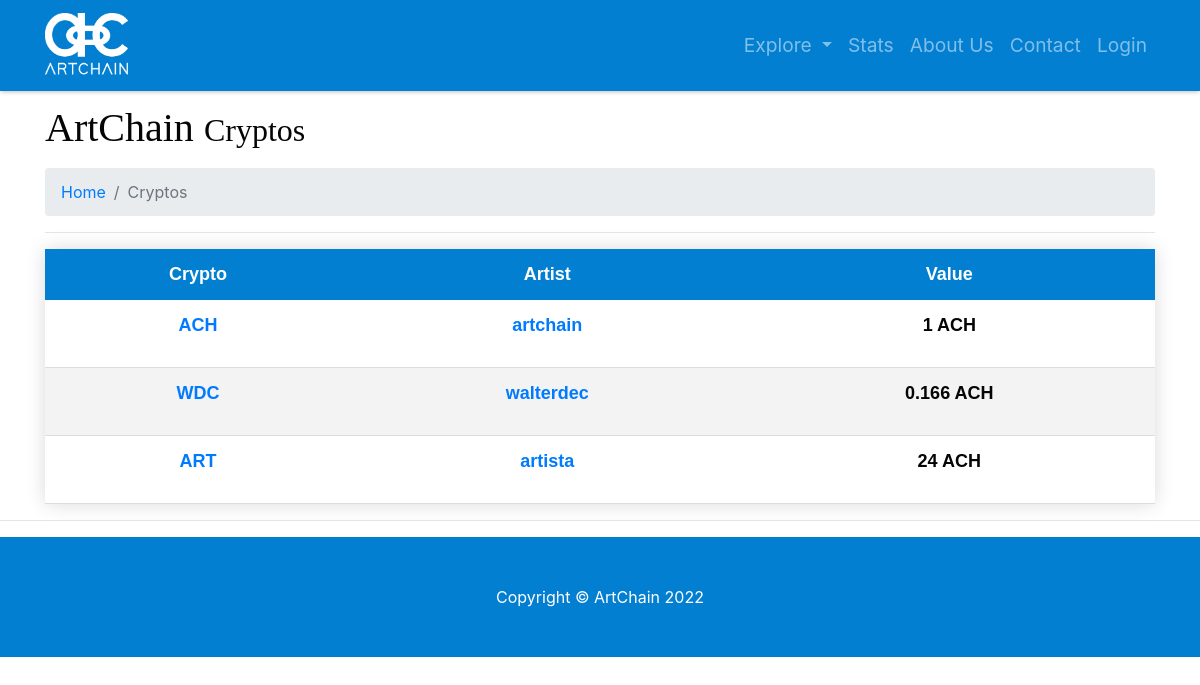
/explore-crypto, run on the app's committed database.
### model.py (models this page shows)
class Crypto(db.Model):
    __tablename__ = 'cryptos'
    id = db.Column(db.Integer, primary_key=True, unique=True)
    user_id = db.Column(db.Integer)
    name = db.Column(db.String(64), unique=True)
    value = db.Column(db.Float)

class User(db.Model):
    __tablename__ = 'users'
    id = db.Column(db.Integer, unique=True, primary_key=True)
    username = db.Column(db.String(64), unique=True, index=True)
    password = db.Column(db.String(64))
    email = db.Column(db.String(64), unique=True)
    role_id = db.Column(db.Integer, db.ForeignKey('roles.id'))
    name = db.Column(db.String(64))
    surname = db.Column(db.String(64))
    category = db.Column(db.String(64), default=False)
    profile_pic_src = db.Column(db.String(64))
    insta = db.Column(db.Integer)
    instaname = db.Column(db.String(64))
    face = db.Column(db.Integer)
    facename = db.Column(db.String(64))
    twitter = db.Column(db.Integer)
    twittername = db.Column(db.String(64))
    yt = db.Column(db.Integer)
    ytname = db.Column(db.String(64))
    tiktok = db.Column(db.Integer)
    tiktokname = db.Column(db.String(64))
    twitch = db.Column(db.Integer)
    twitchname = db.Column(db.String(64))
    applemusic = db.Column(db.Integer)
    applemusicname = db.Column(db.String(64))
    spotify = db.Column(db.Integer)
    spotifyname = db.Column(db.String(64))
    soundcloud = db.Column(db.Integer)
    soundcloudname = db.Column(db.String(64))
    sales = db.Column(db.Integer)
    value = db.Column(db.Integer)

### app.py (the view)
@app.route('/explore-crypto', methods=['GET', 'POST'])
def explore_crypto():
    users_dictionary = {}
    cryptos_list = db.session.query(model.Crypto).all()
    for cryptocurrency in cryptos_list:
        users_dictionary[cryptocurrency.user_id] = (db.session.query(model.User).filter_by
                                                    (id=cryptocurrency.user_id).first())
    return render_template('explore-crypto.html', users_dictionary=users_dictionary, cryptos_list=cryptos_list)

### templates/explore-crypto.html (shortened to what this page needs)
{% include 'main-template.html' %}
{% block content %}
<head>
</head>
  <div class="container">
    <h1 class="mt-4 mb-3">ArtChain
      <small>Cryptos</small>
    </h1>
    <ol class="breadcrumb">
      <li class="breadcrumb-item">
        <a href="/">Home</a>
      </li>
      <li class="breadcrumb-item active">Cryptos</li>
    </ol>
        <hr>
        <table class="styled-table">
           <thead>
              <tr>
                 <th>Crypto</th>
                 <th>Artist</th>
                 <th>Value</th>
              </tr>
           </thead>
           <tbody>
              {% for crypto in cryptos_list %}
              <tr class="mt-5">
                  <th>
                    <p><a href="/item/crypto/{{crypto.name}}">{{crypto.name}}</a></p>
                 </th>
                 <th>
                     <p><a href="profile/{{users_dictionary.get(crypto.user_id).username}}">
                         {{users_dictionary.get(crypto.user_id).username}}
                     </a></p>
                 </th>
                  <th>
                    <p>{{users_dictionary.get(crypto.user_id).value}} ACH</p>
                 </th>
              </tr>
              {% endfor %}
           </tbody>
        </table>
  </div>
    <hr>
{% endblock content %}
{% include 'footer.html' %}

### static/css/modern-business.css (style rules this page uses)
body { padding-top: 56px; }
th { padding: 10%; }
thead { background-color: #117CC4; }
h1 { font-family: building; }
.styled-table { border-radius: 0.25rem; border-collapse: collapse; margin: auto; font-size: large; text-align: center; font-family: sans-serif; table-layout: auto; width: 100%; box-shadow: 0 0 20px rgba(0, 0, 0, 0.15); border-bottom: #037FD2; vertical-align: center; }
thead { -moz-border-radius: 5px 0 0 0; }
.styled-table thead tr { height: auto; background-color: #037FD2; color: #ffffff; font-size: large; }
.styled-table th, .styled-table td { padding: 12px 15px; }
.styled-table tbody tr { border-bottom: 1px solid #dddddd; }
.styled-table tbody tr:nth-of-type(even) { background-color: #f3f3f3; }

### data on the page
Crypto: name "ACH", get "1"
User: get "artchain"
Crypto: name "WDC"
User: get "walterdec", get "0.166"
Crypto: name "ART"
User: get "artista", get "24"
